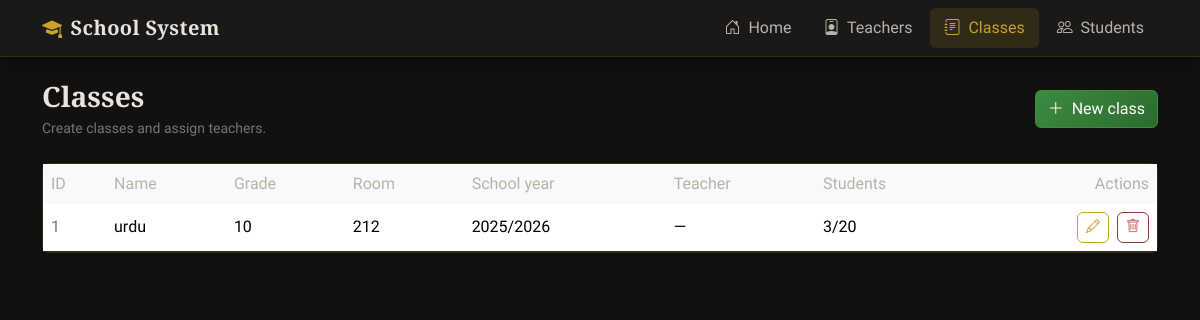
Page /classes on the committed database.
### database.py (models this page shows)
class Class(db.Model):
    __tablename__ = "classes"
    id = db.Column(db.Integer, primary_key=True)
    name = db.Column(db.String(120), nullable=False)
    grade_level = db.Column(db.String(20), nullable=True)
    capacity = db.Column(db.Integer, nullable=False, default=CLASS_CAPACITY, server_default=db.text("20"))
    room = db.Column(db.String(20), nullable=True)
    school_year = db.Column(db.String(20), nullable=True)  # e.g. "2025/2026"
    created_at = db.Column(db.DateTime, nullable=False, default=datetime.utcnow)
    teacher_id = db.Column(db.Integer, db.ForeignKey("teachers.id", ondelete="SET NULL"), nullable=True, index=True)
    teacher = db.relationship("Teacher", back_populates="classes")
    students = db.relationship("Student", back_populates="class_", cascade="all, delete", passive_deletes=True)

### app.py (the view)
@app.route("/classes")
def classes_list():
    classes = Class.query.order_by(Class.name.asc()).all()
    return render_template("classes/list.html", classes=classes)

### templates/classes/list.html (shortened to what this page needs)
{% extends "base.html" %}
{% block content %}
<div class="d-flex flex-column flex-md-row justify-content-between align-items-stretch align-items-md-center gap-2 gap-md-0 mb-4 page-header-wrap">
  <div>
    <h1 class="h3 mb-1 fw-bold">Classes</h1>
    <p class="text-muted small mb-0">Create classes and assign teachers.</p>
  </div>
  <a class="btn btn-success" href="{{ url_for('classes_create') }}">
    <i class="bi bi-plus-lg me-1"></i> New class
  </a>
</div>
<div class="card border-0 shadow-sm">
  <div class="table-responsive d-none d-md-block">
    <table class="table table-hover align-middle mb-0">
      <thead class="table-light">
        <tr>
          <th class="border-0">ID</th>
          <th class="border-0">Name</th>
          <th class="border-0">Grade</th>
          <th class="border-0">Room</th>
          <th class="border-0">School year</th>
          <th class="border-0">Teacher</th>
          <th class="border-0">Students</th>
          <th class="border-0 text-end">Actions</th>
        </tr>
      </thead>
      <tbody>
        {% for c in classes %}
        <tr>
          <td><span class="text-muted">{{ c.id }}</span></td>
          <td class="fw-medium">{{ c.name }}</td>
          <td>{{ c.grade_level or '—' }}</td>
          <td>{{ c.room or '—' }}</td>
          <td>{{ c.school_year or '—' }}</td>
          <td>{{ c.teacher.full_name if c.teacher else '—' }}</td>
          <td>{{ c.students|length }}/{{ c.capacity|default(20) }}</td>
          <td class="text-end">
            <a class="btn btn-sm btn-outline-primary me-1" href="{{ url_for('classes_edit', class_id=c.id) }}"><i class="bi bi-pencil"></i></a>
            <button type="button" class="btn btn-sm btn-outline-danger" data-bs-toggle="modal" data-bs-target="#deleteModal" data-delete-url="{{ url_for('classes_delete', class_id=c.id) }}" data-delete-message="Delete class {{ c.name }}? Students will be unassigned. This cannot be undone.">
              <i class="bi bi-trash"></i>
            </button>
          </td>
        </tr>
        {% endfor %}
      </tbody>
    </table>
  </div>
</div>
{% endblock %}

### static/css/variables.css (style rules this page uses)
:root { --nav-height: 56px; --transition-fast: 0.15s ease; --shadow-sm: 0 0.125rem 0.25rem rgba(0, 0, 0, 0.075); --shadow-md: 0 0.5rem 1rem rgba(0, 0, 0, 0.1); --shadow-hover: 0 0.75rem 1.5rem rgba(0, 0, 0, 0.12); }

### static/css/layout.css (style rules this page uses)
html { scroll-behavior: smooth; }
body { min-height: 100vh; padding-top: var(--nav-height); }

### static/css/components.css (style rules this page uses)
.btn { transition: transform var(--transition-fast), box-shadow var(--transition-fast); }
.card { border: none; box-shadow: var(--shadow-sm); transition: box-shadow var(--transition-fast), transform var(--transition-fast); }
.table tbody tr { transition: background-color var(--transition-fast); }

### static/css/theme.css (style rules this page uses)
:root { --nav-height: 56px; --transition-fast: 0.2s cubic-bezier(0.4, 0, 0.2, 1); --transition-smooth: 0.4s cubic-bezier(0.4, 0, 0.2, 1); --transition-slow: 0.6s cubic-bezier(0.4, 0, 0.2, 1); --bg-deep: #0c0b0a; --bg-main: #121110; --bg-surface: #1a1918; --bg-elevated: #232220; --bg-hover: #2a2927; --text-primary: #e8e4dc; --text-secondary: #b8b3a8; --text-muted: #7a756b; --accent-gold: #c9a227; --accent-gold-light: #d4af37; --accent-gold-dim: rgba(201, 162, 39, 0.25); --accent-gold-subtle: rgba(201, 162, 39, 0.12); --border-subtle: rgba(201, 162, 39, 0.15); --border-accent: rgba(201, 162, 39, 0.35); --shadow-sm: 0 2px 8px rgba(0, 0, 0, 0.4); --shadow-md: 0 4px 16px rgba(0, 0, 0, 0.5); --shadow-lg: 0 8px 32px rgba(0, 0, 0, 0.6); --shadow-glow: 0 0 24px rgba(201, 162, 39, 0.08); }
html { scroll-behavior: smooth; }
body { background: var(--bg-main); color: var(--text-primary); font-family: "Source Sans 3", -apple-system, BlinkMacSystemFont, sans-serif; min-height: 100vh; padding-top: var(--nav-height); }
h1, h2, h3, h4, h5, h6, .display-6, .lead { font-family: "Cormorant Garamond", Georgia, serif; }
.card, .bg-white { background: var(--bg-surface) !important; border: 1px solid var(--border-subtle) !important; border-radius: 0.5rem; box-shadow: var(--shadow-sm); color: var(--text-primary) !important; transition: all var(--transition-smooth); }
.text-muted { color: var(--text-muted) !important; }
.btn { border-radius: 0.375rem; font-weight: 500; transition: all var(--transition-fast); }
.btn-outline-primary { border-color: var(--accent-gold); color: var(--accent-gold) !important; }
.btn-outline-danger { border-color: #8b3a3a; color: #c85a5a !important; }
.btn-success { background: linear-gradient(135deg, #3d8b40 0%, #2d6b2f 100%); border-color: #3d8b40; }
a { color: var(--accent-gold); transition: color var(--transition-fast); }
.table { color: var(--text-primary); }
.table-light { background: var(--bg-elevated) !important; color: var(--text-secondary); }
.table thead th { border-color: var(--border-subtle) !important; color: var(--text-secondary); font-weight: 500; }
.table tbody td { border-color: var(--border-subtle) !important; }
.table tbody tr { transition: background var(--transition-fast); }

### rows in the picture
Class: id "1", name "urdu", grade_level "10", room "212", school_year "2025/2026", teacher "—", students|length "3", capacity "20"
